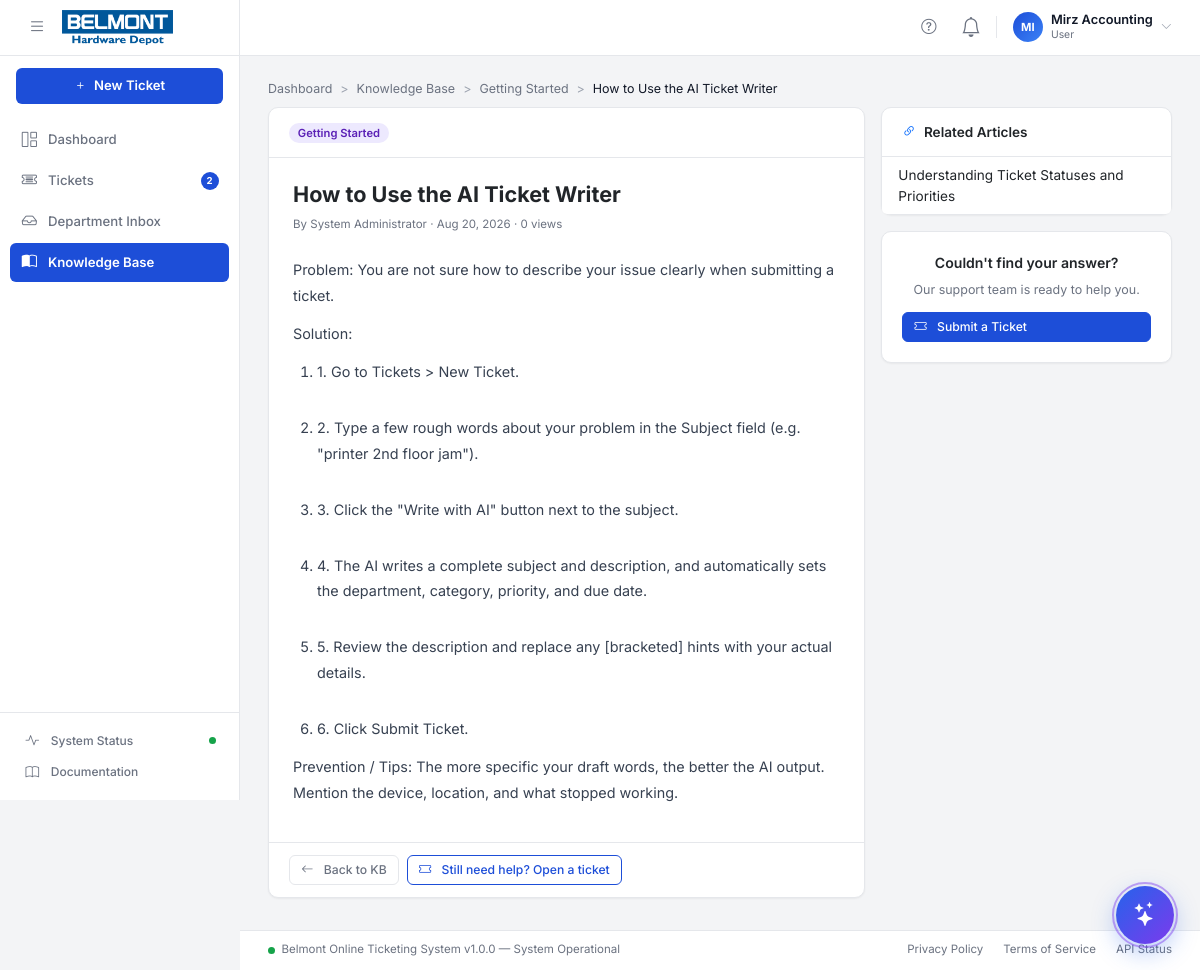
The app's page /views/kb/article.php?slug=how-to-use-ai-ticket-writer (signed in) with its own data.
### tables this page shows
CREATE TABLE IF NOT EXISTS `kb_articles` (
  `id`           INT UNSIGNED NOT NULL AUTO_INCREMENT,
  `kb_cat_id`    INT UNSIGNED DEFAULT NULL,
  `author_id`    INT UNSIGNED NOT NULL,
  `title`        VARCHAR(255) NOT NULL,
  `slug`         VARCHAR(255) NOT NULL,
  `body`         TEXT NOT NULL,
  `is_published` TINYINT(1) NOT NULL DEFAULT 0,
  `views`        INT UNSIGNED NOT NULL DEFAULT 0,
  `created_at`   DATETIME NOT NULL DEFAULT CURRENT_TIMESTAMP,
  `updated_at`   DATETIME NOT NULL DEFAULT CURRENT_TIMESTAMP ON UPDATE CURRENT_TIMESTAMP,
  PRIMARY KEY (`id`),
  UNIQUE KEY `uq_kb_slug` (`slug`),
  FULLTEXT KEY `ft_kb_search` (`title`, `body`),
  KEY `idx_kb_cat` (`kb_cat_id`),
  CONSTRAINT `fk_kb_author` FOREIGN KEY (`author_id`) REFERENCES `users` (`id`) ON DELETE CASCADE,
  CONSTRAINT `fk_kb_cat` FOREIGN KEY (`kb_cat_id`) REFERENCES `kb_categories` (`id`) ON DELETE SET NULL
);

CREATE TABLE IF NOT EXISTS `kb_categories` (
  `id`         INT UNSIGNED NOT NULL AUTO_INCREMENT,
  `name`       VARCHAR(120) NOT NULL,
  `icon`       VARCHAR(60) DEFAULT 'bi-folder',
  `sort_order` TINYINT UNSIGNED NOT NULL DEFAULT 0,
  PRIMARY KEY (`id`)
);

CREATE TABLE `users` (
  `id`            INT UNSIGNED NOT NULL AUTO_INCREMENT,
  `department_id` INT UNSIGNED DEFAULT NULL,
  `name`          VARCHAR(128) NOT NULL,
  `email`         VARCHAR(255) NOT NULL,
  `password`      VARCHAR(255) NOT NULL,
  `role`          ENUM('admin','staff','user') NOT NULL DEFAULT 'user',
  `phone`         VARCHAR(20) DEFAULT NULL,
  `avatar`        VARCHAR(255) DEFAULT NULL,
  `is_active`     TINYINT(1) NOT NULL DEFAULT 1,
  `last_login`    DATETIME DEFAULT NULL,
  `created_at`    DATETIME NOT NULL DEFAULT CURRENT_TIMESTAMP,
  `updated_at`    DATETIME NOT NULL DEFAULT CURRENT_TIMESTAMP ON UPDATE CURRENT_TIMESTAMP,
  PRIMARY KEY (`id`),
  UNIQUE KEY `uq_user_email` (`email`),
  KEY `idx_user_dept` (`department_id`),
  KEY `idx_user_role` (`role`),
  CONSTRAINT `fk_user_dept` FOREIGN KEY (`department_id`) REFERENCES `departments` (`id`) ON DELETE SET NULL
);

### includes/auth.php (called while the page is built, shortened)
<?php
function e(string $str): string {
    return htmlspecialchars($str, ENT_QUOTES, 'UTF-8');
}

### views/kb/article.php (the view, shortened to what this page needs)
<?php
require_once __DIR__ . '/../../includes/auth.php';
$pdo  = db();
$slug = trim($_GET['slug'] ?? '');
$article = $pdo->prepare(
    "SELECT a.*, c.name AS cat_name, u.name AS author_name
     FROM kb_articles a
     LEFT JOIN kb_categories c ON c.id = a.kb_cat_id
     LEFT JOIN users u ON u.id = a.author_id
     WHERE a.slug = ? AND a.is_published = 1
     LIMIT 1"
);
$article->execute([$slug]);
$article = $article->fetch();
$pdo->prepare("UPDATE kb_articles SET views = views + 1 WHERE id = ?")
    ->execute([$article['id']]);
$related = [];
if ($article['kb_cat_id']) {
    $stmt = $pdo->prepare(
        "SELECT id, title, slug FROM kb_articles
         WHERE kb_cat_id = ? AND id != ? AND is_published = 1
         ORDER BY views DESC LIMIT 4"
    );
    $stmt->execute([$article['kb_cat_id'], $article['id']]);
    $related = $stmt->fetchAll();
}
include __DIR__ . '/../../includes/header.php';
function kbBodyToHtml(string $text): string {
    $text = htmlspecialchars($text, ENT_QUOTES, 'UTF-8');
    $text = preg_replace('/\*\*(.+?)\*\*/s', '<strong>$1</strong>', $text);
    $text = preg_replace('/^(\d+\..+)$/m', '<li>$1</li>', $text);
    $text = preg_replace('/(<li>.*<\/li>)/s', '<ol>$1</ol>', $text);
    $text = preg_replace('/^(-\s.+)$/m', '<li>$1</li>', $text);
    $text = preg_replace('/(<li>-\s.*<\/li>)/s', '<ul>$1</ul>', $text);
    $paragraphs = preg_split('/\n\s*\n/', $text);
    $out = '';
    foreach ($paragraphs as $p) {
        $p = trim($p);
        if (str_starts_with($p, '<ol>') || str_starts_with($p, '<ul>')) {
            $out .= $p;
        } else {
            $out .= '<p>' . nl2br($p) . '</p>';
        }
    }
    return $out;
}
?>
<nav aria-label="breadcrumb" class="mb-2">
    <ol class="breadcrumb">
        <li class="breadcrumb-item"><a href="<?= APP_URL ?>/index.php">Dashboard</a></li>
        <li class="breadcrumb-item"><a href="<?= APP_URL ?>/views/kb/index.php">Knowledge Base</a></li>
        <?php if ($article['cat_name']): ?>
        <li class="breadcrumb-item">
            <a href="<?= APP_URL ?>/views/kb/index.php?cat=<?= $article['kb_cat_id'] ?>">
                <?= e($article['cat_name']) ?>
            </a>
        </li>
        <?php endif; ?>
        <li class="breadcrumb-item active"><?= e(mb_strimwidth($article['title'],0,40,'...')) ?></li>
    </ol>
</nav>
<div class="row g-3">
    <div class="col-lg-8">
        <div class="card kb-article-card">
            <div class="card-header d-flex justify-content-between align-items-center">
                <div>
                    <?php if ($article['cat_name']): ?>
                    <span class="kb-cat-pill me-2"><?= e($article['cat_name']) ?></span>
                    <?php endif; ?>
                </div>
            </div>
            <div class="card-body kb-body-wrap">
                <h1 style="font-size:1.35rem;font-weight:700;margin-bottom:.5rem"><?= e($article['title']) ?></h1>
                <div class="kb-article-meta mb-4">
                    By <?= e($article['author_name']) ?>
                    &middot; <?= date('M d, Y', strtotime($article['created_at'])) ?>
                    &middot; <?= (int)$article['views'] ?> views
                </div>
                <div class="kb-body-content">
                    <?= kbBodyToHtml($article['body']) ?>
                </div>
            </div>
            <div class="card-footer d-flex gap-2">
                <a href="<?= APP_URL ?>/views/kb/index.php" class="btn btn-sm btn-outline-secondary">
                    <i class="bi bi-arrow-left me-1"></i>Back to KB
                </a>
                <a href="<?= APP_URL ?>/views/tickets/create.php" class="btn btn-sm btn-outline-primary">
                    <i class="bi bi-ticket me-1"></i>Still need help? Open a ticket
                </a>
            </div>
        </div>
    </div>
    <div class="col-lg-4">
        <?php if (!empty($related)): ?>
        <div class="card mb-3">
            <div class="card-header"><i class="bi bi-link-45deg me-2 text-primary"></i>Related Articles</div>
            <div class="list-group list-group-flush">
                <?php foreach ($related as $r): ?>
                <a href="<?= APP_URL ?>/views/kb/article.php?slug=<?= urlencode($r['slug']) ?>"
                   class="list-group-item list-group-item-action py-2"
                   style="font-size:.85rem">
                    <?= e($r['title']) ?>
                </a>
                <?php endforeach; ?>
            </div>
        </div>
        <?php endif; ?>
        <div class="card">
            <div class="card-body text-center" style="padding:1.25rem">
                <div style="font-weight:600;font-size:.88rem;margin-bottom:.5rem">Couldn't find your answer?</div>
                <p style="font-size:.78rem;color:var(--text-muted);margin-bottom:.75rem">
                    Our support team is ready to help you.
                </p>
                <a href="<?= APP_URL ?>/views/tickets/create.php" class="btn btn-primary btn-sm w-100">
                    <i class="bi bi-ticket me-1"></i>Submit a Ticket
                </a>
            </div>
        </div>
    </div>
</div>
<?php include __DIR__ . '/../../includes/footer.php'; ?>

### assets/css/main.css (style rules this page uses)
:root { --sidebar-width: 240px; --navbar-height: 56px; --footer-height: 40px; --primary: #1d4ed8; --primary-hover: #1e40af; --primary-light: #3b82f6; --primary-subtle: #eff6ff; --success: #16a34a; --success-subtle: #f0fdf4; --warning: #d97706; --warning-subtle: #fffbeb; --danger: #dc2626; --danger-subtle: #fef2f2; --info: #0891b2; --info-subtle: #ecfeff; --secondary: #64748b; --surface: #f3f4f6; --card-bg: #ffffff; --border: #e5e7eb; --border-light: #f3f4f6; --sidebar-bg: #ffffff; --sidebar-border: #e5e7eb; --sidebar-text: #6b7280; --sidebar-hover-bg: #f3f4f6; --sidebar-active-bg: #1d4ed8; --sidebar-active: #ffffff; --navbar-bg: #ffffff; --text-primary: #111827; --text-secondary: #374151; --text-muted: #6b7280; --text-faint: #9ca3af; --radius-xs: 4px; --radius-sm: 6px; --radius: 8px; --radius-md: 10px; --radius-lg: 14px; --radius-pill: 999px; --shadow-xs: 0 1px 2px rgba(0, 0, 0, .05); --shadow-sm: 0 1px 3px rgba(0, 0, 0, .07), 0 1px 2px rgba(0, 0, 0, .04); --shadow: 0 4px 12px rgba(0, 0, 0, .08); --shadow-lg: 0 10px 36px rgba(0, 0, 0, .12); --transition: all .18s cubic-bezier(.4, 0, .2, 1); }
*, *::before, *::after { box-sizing: border-box; margin: 0; padding: 0; }
body { font-family: 'Inter', -apple-system, BlinkMacSystemFont, 'Segoe UI', sans-serif; font-size: .875rem; color: var(--text-primary); background: var(--surface); overflow-x: hidden; -webkit-font-smoothing: antialiased; -moz-osx-font-smoothing: grayscale; }
a { color: var(--primary); text-decoration: none; }
.breadcrumb { font-size: .78rem; margin-bottom: .5rem; }
.breadcrumb-item+.breadcrumb-item::before { content: ">"; color: var(--text-faint); }
.breadcrumb-item a { color: var(--text-muted); text-decoration: none; }
.breadcrumb-item.active { color: var(--text-primary); }
.card { border: 1px solid var(--border); border-radius: var(--radius-md); box-shadow: var(--shadow-xs); background: var(--card-bg); }
.card-header { background: transparent; border-bottom: 1px solid var(--border); padding: .875rem 1.25rem; font-weight: 600; font-size: .85rem; display: flex; align-items: center; }
.card-body { padding: 1.25rem; }
.card-footer { background: transparent; border-top: 1px solid var(--border); padding: .75rem 1.25rem; }
.btn { font-size: .83rem; font-weight: 500; border-radius: var(--radius-sm); padding: .44rem 1rem; transition: var(--transition); display: inline-flex; align-items: center; gap: .4rem; cursor: pointer; }
.btn-primary { background: var(--primary); border-color: var(--primary); color: #fff; }
.btn-outline-primary { color: var(--primary); border: 1px solid var(--primary); background: transparent; }
.btn-outline-secondary { color: var(--text-muted); border: 1px solid var(--border); background: transparent; }
.btn-sm { font-size: .76rem; padding: .3rem .7rem; }
.kb-cat-pill { display: inline-block; background: #ede9fe; color: #5b21b6; border-radius: var(--radius-pill); padding: .1rem .55rem; font-size: .7rem; font-weight: 600; }
.kb-article-meta { font-size: .72rem; color: var(--text-muted); margin-top: .25rem; }
.kb-article-card { border-radius: var(--radius-md); }
.kb-body-wrap { padding: 1.5rem; }
.kb-body-content { font-size: .9rem; line-height: 1.8; color: var(--text-secondary); }
.kb-body-content p { margin-bottom: .75rem; }
.kb-body-content ol, .kb-body-content ul { margin-bottom: .75rem; padding-left: 1.5rem; }
.kb-body-content li { margin-bottom: .25rem; }

### records on screen
kb_articles: kb_cat.name "Getting Started", title "How to Use the AI Ticket Writer", author.name "System Administrator", created_at "Aug 20, 2026", views "0", body "Problem: You are not sure how to describe your issue clearly when submitting a ticket."
kb_articles: title "Understanding Ticket Statuses and Priorities"

### other values on screen
substr($u['name'], 0, 2) "MI"
$u['name'] "Mirz Accounting"
str_replace('_', ' ', $u['role']) "User"
$openCount "2"
$p "Prevention / Tips: The more specific your draft words, the better the AI output. Mention the device, location, and what stopped working."
APP_NAME "Belmont Online Ticketing System"
APP_VERSION "1.0.0"
